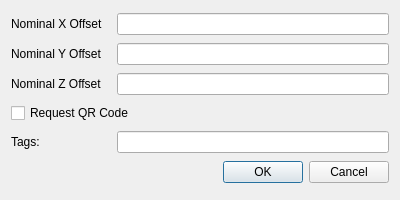
<?xml version="1.0" encoding="UTF-8"?>
<ui version="4.0">
 <class>Dialog</class>
 <widget class="QDialog" name="Dialog">
  <property name="geometry">
   <rect>
    <x>0</x>
    <y>0</y>
    <width>400</width>
    <height>200</height>
   </rect>
  </property>
  <property name="minimumSize">
   <size>
    <width>400</width>
    <height>200</height>
   </size>
  </property>
  <property name="maximumSize">
   <size>
    <width>400</width>
    <height>200</height>
   </size>
  </property>
  <property name="windowTitle">
   <string>Dialog</string>
  </property>
  <layout class="QVBoxLayout" name="verticalLayout_2">
   <item>
    <layout class="QHBoxLayout" name="horizontalLayout_3">
     <item>
      <widget class="QLabel" name="labelNomXOffset">
       <property name="minimumSize">
        <size>
         <width>100</width>
         <height>0</height>
        </size>
       </property>
       <property name="text">
        <string>Nominal X Offset</string>
       </property>
      </widget>
     </item>
     <item>
      <widget class="QLineEdit" name="lineEditNomXOffset"/>
     </item>
    </layout>
   </item>
   <item>
    <layout class="QHBoxLayout" name="horizontalLayout_4">
     <item>
      <widget class="QLabel" name="labelNomYOffset">
       <property name="minimumSize">
        <size>
         <width>100</width>
         <height>0</height>
        </size>
       </property>
       <property name="text">
        <string>Nominal Y Offset</string>
       </property>
      </widget>
     </item>
     <item>
      <widget class="QLineEdit" name="lineEditNomYOffset"/>
     </item>
    </layout>
   </item>
   <item>
    <layout class="QHBoxLayout" name="horizontalLayout_5">
     <item>
      <widget class="QLabel" name="labelNomZOffset">
       <property name="minimumSize">
        <size>
         <width>100</width>
         <height>0</height>
        </size>
       </property>
       <property name="text">
        <string>Nominal Z Offset</string>
       </property>
      </widget>
     </item>
     <item>
      <widget class="QLineEdit" name="lineEditNomZOffset"/>
     </item>
    </layout>
   </item>
   <item>
    <layout class="QHBoxLayout" name="horizontalLayout">
     <property name="leftMargin">
      <number>0</number>
     </property>
     <item>
      <widget class="QCheckBox" name="checkBoxQRCodeRequest">
       <property name="text">
        <string>Request QR Code</string>
       </property>
      </widget>
     </item>
    </layout>
   </item>
   <item>
    <layout class="QHBoxLayout" name="horizontalLayout_2">
     <item>
      <widget class="QLabel" name="labelTags">
       <property name="minimumSize">
        <size>
         <width>100</width>
         <height>0</height>
        </size>
       </property>
       <property name="text">
        <string>Tags:</string>
       </property>
      </widget>
     </item>
     <item>
      <widget class="QLineEdit" name="lineEditTags"/>
     </item>
    </layout>
   </item>
   <item>
    <widget class="QDialogButtonBox" name="buttonBox">
     <property name="orientation">
      <enum>Qt::Horizontal</enum>
     </property>
     <property name="standardButtons">
      <set>QDialogButtonBox::Cancel|QDialogButtonBox::Ok</set>
     </property>
    </widget>
   </item>
  </layout>
 </widget>
 <resources/>
 <connections>
  <connection>
   <sender>buttonBox</sender>
   <signal>accepted()</signal>
   <receiver>Dialog</receiver>
   <slot>accept()</slot>
   <hints>
    <hint type="sourcelabel">
     <x>248</x>
     <y>254</y>
    </hint>
    <hint type="destinationlabel">
     <x>157</x>
     <y>274</y>
    </hint>
   </hints>
  </connection>
  <connection>
   <sender>buttonBox</sender>
   <signal>rejected()</signal>
   <receiver>Dialog</receiver>
   <slot>reject()</slot>
   <hints>
    <hint type="sourcelabel">
     <x>316</x>
     <y>260</y>
    </hint>
    <hint type="destinationlabel">
     <x>286</x>
     <y>274</y>
    </hint>
   </hints>
  </connection>
 </connections>
</ui>
